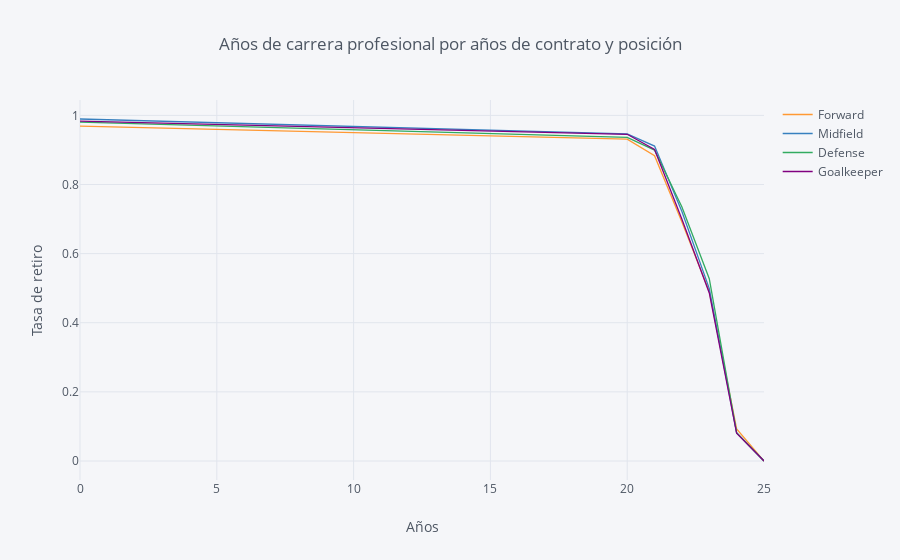

Notebook source saved alongside this figure:
### Code cell
rates=survival(test, 'Generic', 'Expire', 'Retirement')
rates.iplot(kind='line', xTitle='Años', 
            yTitle='Tasa de retiro', title='Años de carrera profesional por años de contrato y posición')

### Figure 1 — Plotly figure (JSON) as saved in the notebook; plotly's stock layout.template omitted (floating-point values rounded to 4 significant figures)
{"data": [{"line": {"color": "rgba(255, 153, 51, 1.0)", "dash": "solid", "shape": "linear", "width": 1.3}, "mode": "lines", "name": "Forward", "text": "", "type": "scatter", "x": [0, 20, 21, 22, 23, 24, 25], "y": [0.9691, 0.9314, 0.8834, 0.6913, 0.4906, 0.09262, 0]}, {"line": {"color": "rgba(55, 128, 191, 1.0)", "dash": "solid", "shape": "linear", "width": 1.3}, "mode": "lines", "name": "Midfield", "text": "", "type": "scatter", "x": [0, 20, 21, 22, 23, 24, 25], "y": [0.9896, 0.9463, 0.9113, 0.7218, 0.4989, 0.08128, 0]}, {"line": {"color": "rgba(50, 171, 96, 1.0)", "dash": "solid", "shape": "linear", "width": 1.3}, "mode": "lines", "name": "Defense", "text": "", "type": "scatter", "x": [0, 20, 21, 22, 23, 24, 25], "y": [0.9805, 0.9366, 0.8996, 0.7349, 0.5273, 0.08187, 0]}, {"line": {"color": "rgba(128, 0, 128, 1.0)", "dash": "solid", "shape": "linear", "width": 1.3}, "mode": "lines", "name": "Goalkeeper", "text": "", "type": "scatter", "x": [0, 20, 21, 22, 23, 24, 25], "y": [0.9836, 0.9454, 0.9016, 0.6995, 0.4863, 0.08015, 0]}], "layout": {"legend": {"bgcolor": "#F5F6F9", "font": {"color": "#4D5663"}}, "paper_bgcolor": "#F5F6F9", "plot_bgcolor": "#F5F6F9", "title": {"font": {"color": "#4D5663"}, "text": "Años de carrera profesional por años de contrato y posición"}, "xaxis": {"gridcolor": "#E1E5ED", "showgrid": true, "tickfont": {"color": "#4D5663"}, "title": {"font": {"color": "#4D5663"}, "text": "Años"}, "zerolinecolor": "#E1E5ED"}, "yaxis": {"gridcolor": "#E1E5ED", "showgrid": true, "tickfont": {"color": "#4D5663"}, "title": {"font": {"color": "#4D5663"}, "text": "Tasa de retiro"}, "zerolinecolor": "#E1E5ED"}}}
